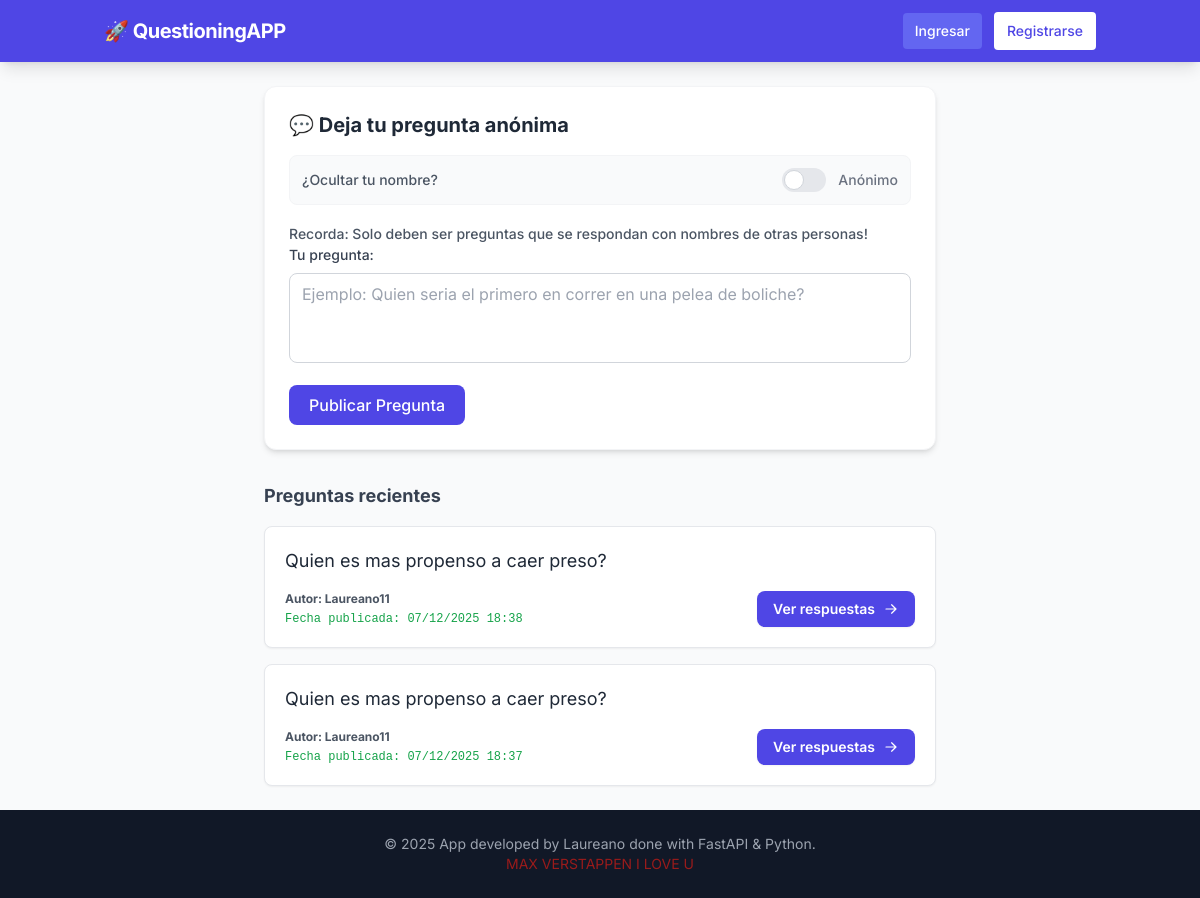
/question, run on an earlier commit of the app's database.
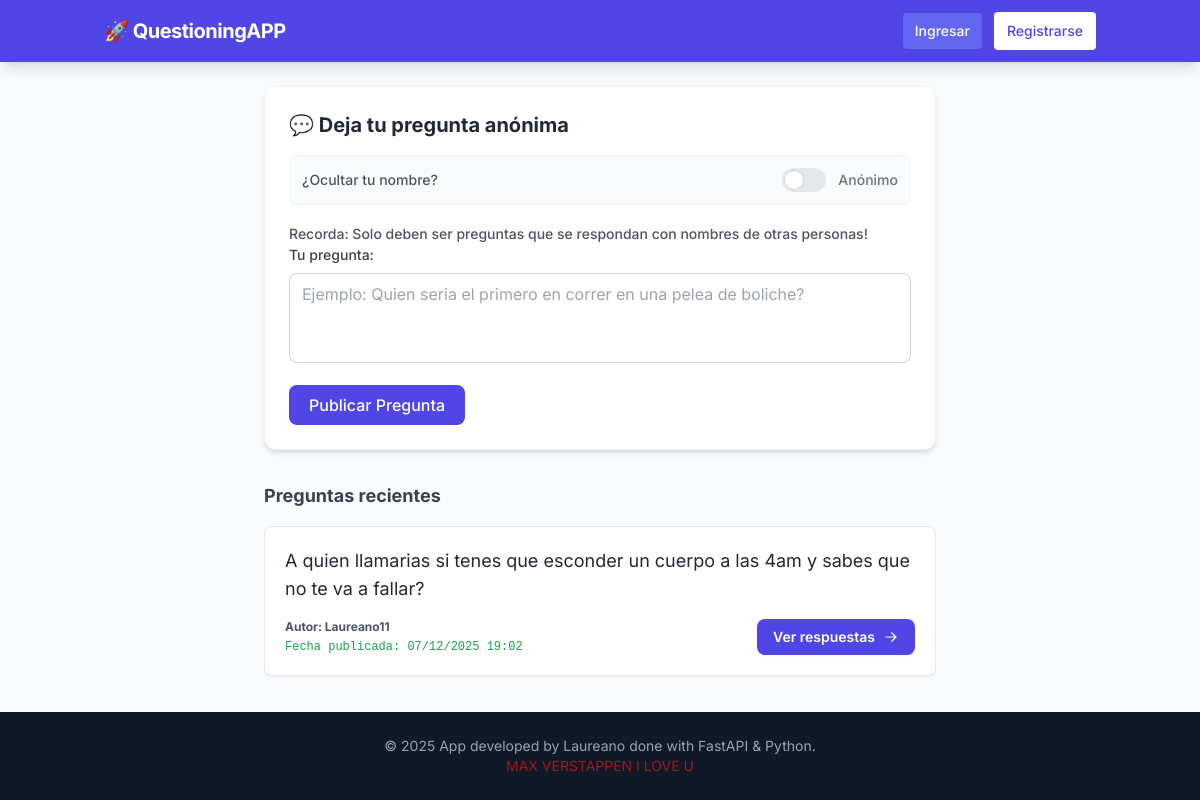
And on a later commit of the database.
### app/models.py (models this page shows)
class Question(SQLModel, table=True):
    id: Optional[int] = Field(default=None, primary_key=True)
    content: str = Field(default=None)
    uploaded_at: datetime = Field(default=datetime.now())
    uploaded_by: str = Field(default="Anonimo 👻")

### app/routers/questions.py (the view)
@router.get("/question", response_class=HTMLResponse)
async def question(request: Request, session: Session = Depends(get_session)):
    query = select(Question).order_by(Question.uploaded_at.desc())
    questions = session.exec(query).all()
    return templates.TemplateResponse("question.html", {"request": request,
                                                        "questions": questions})

### app/templates/question.html (shortened to what this page needs)
{% extends "base.html" %}
{% block content %}
<div class="max-w-2xl mx-auto">
    <div class="bg-white p-6 rounded-xl shadow-md border border-gray-100 mb-8">
        <h2 class="text-xl font-bold text-gray-800 mb-4">💬 Deja tu pregunta anónima</h2>
        <form action="/question" method="post">
  <div class="flex items-center justify-between mb-4 bg-gray-50 p-3 rounded-lg border border-gray-100">
    <span class="text-sm text-gray-600 font-medium">¿Ocultar tu nombre?</span>
    <label class="inline-flex items-center cursor-pointer">
        <div class="relative w-11 h-6 bg-gray-200 peer-focus:outline-none peer-focus:ring-4 peer-focus:ring-indigo-300 rounded-full peer
                    peer-checked:after:translate-x-full rtl:peer-checked:after:-translate-x-full peer-checked:after:border-white
                    after:content-[''] after:absolute after:top-[2px] after:start-[2px] after:bg-white after:border-gray-300
                    after:border after:rounded-full after:h-5 after:w-5 after:transition-all
                    peer-checked:bg-indigo-600"></div>
        <span class="ms-3 text-sm font-medium text-gray-500 peer-checked:text-indigo-600">
            Anónimo
        </span>
    </label>
</div>
            <div class="mb-4">
                <span class="text-sm text-gray-600 font-medium">
                    Recorda: Solo deben ser preguntas que se respondan con nombres de otras personas!
                </span>
                <label class="block text-sm font-medium text-gray-700 mb-2">Tu pregunta:</label>
                <textarea name="content" rows="3" required
                          placeholder="Ejemplo: Quien seria el primero en correr en una pelea de boliche?"
                          class="w-full px-3 py-2 border border-gray-300 rounded-lg focus:outline-none focus:ring-2 focus:ring-indigo-500 focus:border-transparent resize-none"></textarea>
            </div>
            <button type="submit"
                    class="bg-indigo-600 text-white px-5 py-2 rounded-lg hover:bg-indigo-700 transition font-medium">
                Publicar Pregunta
            </button>
        </form>
    </div>
    <h3 class="text-lg font-bold text-gray-700 mb-4">Preguntas recientes</h3>
<div class="space-y-4">
    {% for question in questions %}
    <div class="bg-white p-5 rounded-lg shadow-sm border border-gray-200 hover:shadow-md transition">
        <p class="text-gray-800 text-lg">{{ question.content }}</p>
        <div class="flex justify-between items-end mt-4">
            <div>
                <div class="text-xs text-gray-600 font-bold">
                    Autor: {{ question.uploaded_by }}
                </div>
                <div class="text-xs text-green-600 font-mono mt-1">
                    Fecha publicada: {{ question.uploaded_at.strftime('%d/%m/%Y %H:%M') }}
                </div>
            </div>
            <a href="/question/{{ question.id }}"
               class="bg-indigo-600 hover:bg-indigo-700 text-white text-sm font-semibold py-2 px-4 rounded-lg transition shadow-sm flex items-center gap-2">
                Ver respuestas
                <svg xmlns="http://www.w3.org/2000/svg" viewBox="0 0 20 20" fill="currentColor" class="w-4 h-4">
                  <path fill-rule="evenodd" d="M3 10a.75.75 0 01.75-.75h10.638L10.23 5.29a.75.75 0 111.04-1.08l5.5 5.25a.75.75 0 010 1.08l-5.5 5.25a.75.75 0 11-1.04-1.08l4.158-3.96H3.75A.75.75 0 013 10z" clip-rule="evenodd" />
                </svg>
            </a>
        </div>
    </div>
    {% else %}
    <p class="text-gray-500 italic text-center py-4">Nadie ha preguntado nada aún.</p>
    {% endfor %}
</div>
</div>
{% endblock %}

### app/templates/base.html (shortened to what this page needs)
<!DOCTYPE html>
<html lang="es">
<head>
    <script src="https://cdn.tailwindcss.com"></script>
</head>
<body class="bg-gray-50 text-gray-800 flex flex-col min-h-screen">
    <nav class="bg-indigo-600 text-white shadow-lg">
    <div class="container mx-auto px-4 py-3 flex justify-between items-center">
        <a href="/" class="font-bold text-lg md:text-xl tracking-tight truncate">
            🚀 QuestioningAPP
        </a>
        <div class="flex items-center space-x-3">
            {% if request.session.get("username")%}
             <a href="/logout" class="text-sm bg-gray-500 hover:bg-red-600 text-white px-3 py-2 rounded transition">
            Salir
             </a>
            {%else%}
            <a href="/login"
               class="text-xs md:text-sm bg-indigo-500 hover:bg-indigo-700 text-white px-3 py-2 rounded transition font-medium">
                Ingresar
            </a>
            <a href="/register"
               class="text-xs md:text-sm bg-white text-indigo-600 hover:bg-gray-100 px-3 py-2 rounded transition font-medium border border-transparent">
                Registrarse
            </a>
            {%endif%}
        </div>
    </div>
</nav>
    <main class="flex-grow container mx-auto px-4 py-6">
        {% block content %}
        {% endblock %}
    </main>
    <footer class="bg-gray-900 text-gray-400 py-6 mt-auto">
        <div class="container mx-auto px-4 text-center text-sm">
            <p>&copy; 2025 App developed by Laureano done with FastAPI & Python.</p>
            <p class="text-red-800"> MAX VERSTAPPEN I LOVE U</p>
        </div>
    </footer>
</body>
</html>

### app/templates/base.html (style rules this page uses)
body { font-family: 'Inter', sans-serif; }

What changed in the data, as far as the page shows it:
removed Question: content "Quien es mas propenso a caer preso?", uploaded_by "Laureano11", uploaded_at "07/12/2025 18:38"
changed Question "Laureano11": content "Quien es mas propenso a caer preso?" → "A quien llamarias si tenes que esconder un cuerpo a las 4am y sabes que no te va a fallar?"; uploaded_at "07/12/2025 18:37" → "07/12/2025 19:02"
